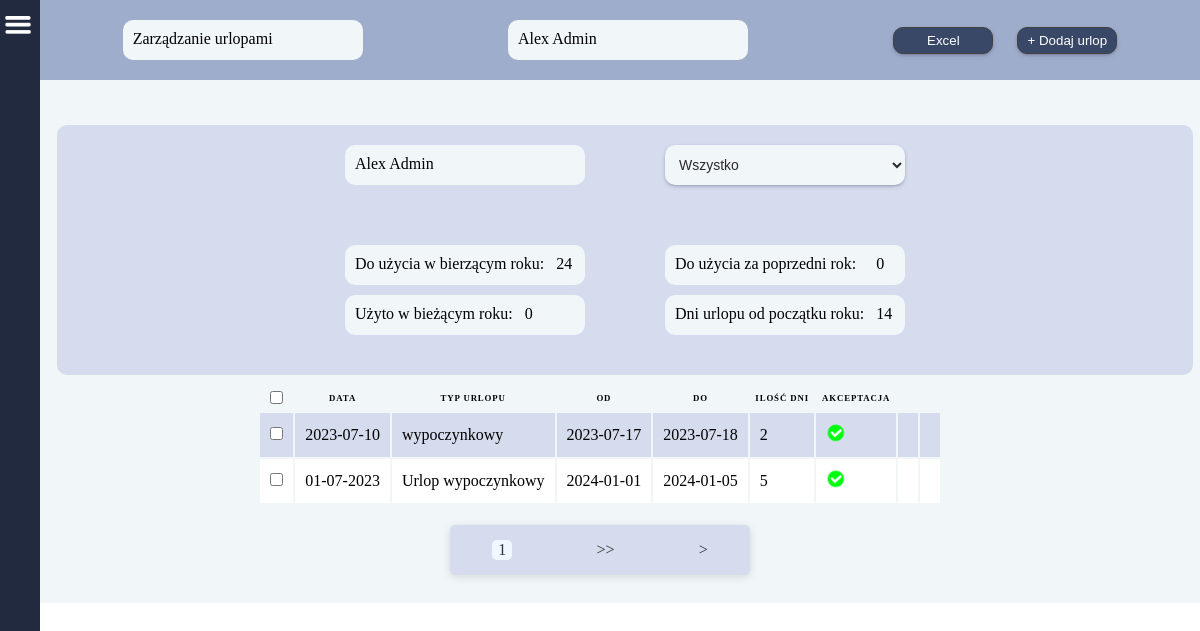
The app's page /vacations/1/ (signed in) with its own data.
### users/models.py (models this page shows, shortened)
class CustomUser(AbstractBaseUser, PermissionsMixin):
    acceptation = models.BooleanField(
        _('Zatwierdź'),
        default=False,
    )
    username = models.CharField(
        _('Użytkownik'),
        null=True,
        max_length= 255,
        )
    email = models.EmailField(_("email"), unique=True)
    fp_token = models.CharField(
        null=True,
        max_length=192,
        unique=True,
    )
    token_expiration = models.DateTimeField(
        _('Czas życia tokena'),
        null=True,
        blank=True,
    )
    ip_address = models.JSONField(
        null=True,
    )
    birthday = models.CharField(
        _('Data urodzenia'),
        null=True,
        max_length= 55,
        )
    birthplace = models.CharField(
        _('Miejsce urodzenia'),
        null=True,
        max_length= 255,
        )
    workplace = models.CharField(
        _('Miejsce pracy'),
        null=True,
        max_length= 255,
        )
    religion = models.CharField(
        _('Religia'),
        null=True,
        max_length= 255,
        )
    insurance_number = models.CharField(
        _('Numer ubezpieczenia'),
        null=True,
        max_length= 255,
        )
    tax_number = models.CharField(
        _('Numer podatkowy'),
        null=True,
        max_length= 255,
        )
    adress_pl = models.CharField(
        _('Adres w Polsce'),
        null=True,
        max_length= 255,
        )
    adress_de = models.CharField(
        _('Adres w Niemczech'),
        null=True,
        max_length= 255,
        )
    profession = models.CharField(
        _('Zawód'),
        null=True,
        max_length= 255,
        )
    position = models.CharField(
        _('Stanowisko (pracuje w)'),
        null=True,
        max_length= 255,
        )
    internal_tax_number = models.CharField(
        _('Wewnętrzny numer podatkowy'),
        null=True,
        max_length= 255,
        )
    nfz_name = models.CharField(
        _('NFZ - nazwa'),
        null=True,
        max_length= 255,
        )
    nfz_adress = models.CharField(
        _('NFZ - adres'),
        null=True,
        max_length= 255,
        )
    phone_number = models.CharField(
        _('Telefon'),
        null=True,
        max_length= 255,
        )
    bank = models.CharField(
        _('Nazwa banku'),
        null=True,
        max_length= 255,
        )
    bic_swift = models.CharField(
        _('BIC/SWIFT'),
        null=True,
        max_length= 255,
        )
    bank_account = models.CharField(
        _('Konto i właściciel'),
        null=True,
        max_length= 255,
        )
    health_insurance_de = models.CharField(
        _('Ubezpieczenie w Niemczech'),
        null=True,
        max_length= 255,
        )
    health_insurance_de_number = models.CharField(
        _('KK VersNr'),
        null=True,
        max_length= 255,
        )
    shoe_size = models.CharField(
        _('Rozmiar buta'),
        null=True,
        max_length= 255,
        )
    growth = models.CharField(
        _('Wzrost'),
        null=True,
        max_length= 255,
        )
    work_clothes = models.CharField(
        _('Ubranie robocze'),
        null=True,
        max_length= 255,
        )
    rights = models.CharField(
        _('Uprawnienia'),
        null=True,
        max_length= 255,
        )
    payment = models.FloatField(
        _('Stawka za godzinę'),
        default=0
    )
    vacations_days_quantity = models.IntegerField(
        _('Ilość przysługujących dni urlopu'),
        default=0,
    )
    vacations_days_quantity_de = models.IntegerField(
        _('Ilość przysługujących dni urlopu'),
        default=0,
    )
    vacacions_on_demand = models.IntegerField(
        _('Ilość dni urlopu na żądanie'),
        default=4,
    )
    cares_vacations = models.IntegerField(
        _('Ilość dni urlopu opiekuńczego'),
        default=5,
    )
    force_majeure_vacations = models.IntegerField(
        _('Ilość godzin urlopu z powodu siły wyższej'),
        default=16,
    )
    compassionate_vacations = models.IntegerField(
        _('Ilość dni urlopu okolicznościowego'),
        default=2,
    )
    last_year_vacations_days_quantity = models.IntegerField(
        _('Ilość przysługujących dni urlopu za zeszły rok'),
        default=0,
    )
    last_year_vacations_days_quantity_de = models.IntegerField(
        _('Ilość przysługujących dni urlopu za zeszły rok'),
        default=0,
    )
    days_to_use_in_current_year = models.IntegerField(
        _('Do użycia w bieżącym roku'),
        default=0,
    )
    days_to_use_in_current_year_de = models.IntegerField(
        _('Do użycia w bieżącym roku'),
        default=0,
    )
    is_staff = models.BooleanField(default=False)
    is_active = models.BooleanField(default=True)
    date_joined = models.DateTimeField(
        _('Data rejestracji'),
        default=timezone.now,
        )
    USERNAME_FIELD = "email"
    EMAIL_FIELD = "email"
    REQUIRED_FIELDS = []
    objects = CustomUserManager()

### main/models.py (models this page shows, shortened)
class Vacations(models.Model):
    user = models.ForeignKey(
        CustomUser,
        related_name='user',
        on_delete=models.SET_NULL,
        null=True,
        )
    username = models.CharField(
        null=True,
        max_length=50,
        verbose_name='Imię użytkownika',
    )
    year = models.CharField(
        default='0000',
        max_length=4,
        verbose_name='Rok',
    )
    date = models.CharField(
        default='00-00-0000',
        max_length=10,
        verbose_name='Data',
    )
    v_from = models.CharField(
        default='00-00-0000',
        max_length=10,
        verbose_name='Od',
    )
    v_to = models.CharField(
        default='00-00-0000',
        max_length=10,
        verbose_name='Do',
    )
    type = models.CharField(
        null=True,
        max_length=50,
        verbose_name='Typ urlopu',
    )
    actually_days_to_use = models.IntegerField(
        default=0,
        verbose_name='Faktyczny urlop według przepracowanych dni',
    )
    days_used_in_current_year = models.IntegerField(
        default=0,
        verbose_name='Użyto w bieżącym roku',
    )
    days_to_use_in_last_year = models.IntegerField(
        default=0,
        verbose_name='Do użycia w poprzednim roku',
    )
    days_used_in_last_year = models.IntegerField(
        default=0,
        verbose_name='Użyto w poprzednim roku',
    )
    days_planned = models.IntegerField(
        null=True,
        verbose_name='Zaplanowany urlop',
    )
    consideration = models.BooleanField(
        default=False,
        verbose_name='Rozpatrywanie',
    )
    accepted = models.BooleanField(
        default=False,
        verbose_name='Akceptacja',
    )

### main/views.py (the view, shortened to what this page needs)
# urls.py: path('vacations/<pk>/', vacations, name='vacations'), #1776
def vacations(request, pk):
    user = get_object_or_404(CustomUser, id=pk)
    try:
        users = Vacations.objects.all().values('username')
        username_list = [user['username'] for user in users]
        vacations = Vacations.objects.filter(user__id=user.id).order_by('-id')
    except Exception as e:
                error = f'Nie można wyświetlić urlopów z powodu błędu: {e}'
                return render(request, 'error.html', context=error)
    years_list = [vacation.v_from[:4] for vacation in vacations]
    paginator = Paginator(vacations, 2)
    page_number = request.GET.get('page')
    page_obj = paginator.get_page(page_number)
    request.session['users'] = username_list
    all_years = Vacations.objects.all()
    all_years_list = [year.v_from[:4] for year in all_years]
    request.session['years'] = sorted(list(set(all_years_list)))
    today = date.today()
    start_of_year = date(today.year, 1, 1)
    days_since_start = (today - start_of_year).days
    current_month = datetime.now().month
    try:
        days_to_use = user.vacations_days_quantity_de / 12 * current_month
        vacations.actually_days_to_use = round(days_to_use)
    except:
        error = 'Twoje dane nie zostały uzupełnione, zwróć się do Administartora.'
        return render(request, 'error.html', {'error': error})
    today = date.today()
    first_day_of_the_year = date(today.year, 1, 1)
    if today == first_day_of_the_year:
        user.last_year_vacations_days_quantity_de = user.days_to_use_in_current_year_de
        user.days_to_use_in_current_year_de = user.vacations_days_quantity_de
        user.save()
    context = {
        'vacations': vacations,
        'user': user,
        'users': set(username_list),
        'actually_days_to_use': vacations.actually_days_to_use,
        'years_list': set(years_list),
        'days_used_in_current_year': user.vacations_days_quantity_de - user.days_to_use_in_current_year_de,
        'last_year_vacations_used_days_quantity': user.vacations_days_quantity_de - user.last_year_vacations_days_quantity_de,
        'page_obj': page_obj,
    }
    return render(request, 'vacations.html', context)

### main/templates/vacations.html (shortened to what this page needs)
{% extends 'base.html' %}
{% load static %}
{% load vacation_requests %}
    {% block content %}
    <div class="page-container">
            <div class="vacations_filter_cont" id="vacations_filter_cont">
                <p>Zarządzanie urlopami</p>
                <p>{{ user.username }}</p>
                <div>
                    <button class="btn download"><a href="{% url 'vacationsExcelPage' %}">Excel</a></button>
                    <button class="btn"><a class="btn-title" href="{% url 'addVacation' %}">+ Dodaj urlop</a></button>
                </div>
            </div>
            <div class="vacations_grafic_container">
                <div class="vacations_mini_cont">
                    {% if request.user.is_superuser %}
                        <form method="POST" id="users">
                            {% csrf_token %}
                            <select name="user" class="vacations_input" onchange="submitFormUsers()">
                                <option value="">Urlopy</option>
                                {% for user in users %}
                                    <option value="{{ user }}">{{ user }}</option>
                                {% endfor %}
                            </select>
                        </form>
                    {% else %}
                        <p>{{ user.username }}</p>
                    {% endif %}
                    <form method="POST" id="years">
                        <select name="year" class="vacations_input" onchange="submitFormYears()">
                            <option value="">Wszystko</option>
                        </select>
                    </form>
                </div>
                <div class="vacations_mini_cont">
                    <div>
                        <p>Do użycia w bierzącym roku: &nbsp; {{ user.days_to_use_in_current_year_de }}</p>
                        <p>Użyto w bieżącym roku: &nbsp; {{ days_used_in_current_year }}</p>
                    </div>
                    <div>
                        <p>Do użycia za poprzedni rok: &nbsp; &nbsp; {{ request.user.last_year_vacations_days_quantity_de }}</p>
                        <p>Dni urlopu od początku roku: &nbsp; {{ actually_days_to_use }}</p>
                    </div>
                </div>
            </div>
        <div class="container">
            <table id="table">
                <form method="POST">
                <thead>
                    <tr>
                        <th>
                            <input type="checkbox" onclick="checkAll()">
                        </th>
                        <th>Data</th>
                        <th>Typ urlopu</th>
                        <th>Od</th>
                        <th>Do</th>
                        <th>Ilość dni</th>
                        <th>Akceptacja</th>
                        <th></th>
                        <th>
                        </th>
                    </tr>
                </thead>
                {% for v in page_obj %}
                    <tr>
                        <td>
                            <input id="check" type="checkbox" name="marked" value="{{ v.id }}" >
                        </td>
                        <td data-label="Data">{{ v.date }}</td>
                        <td data-label="Typ urlopu">{{ v.type }}</td>
                        <td data-label="Od">{{ v.v_from }}</td>
                        <td data-label="Do">{{ v.v_to }}</td>
                        <td data-label="Ilość dni">{{ v.days_planned }}</td>
                        {% if  v.accepted is True %}
                            <td data-label="Akceptacja">
                                <img src="{% static 'images/accept.png' %}" width="20" height="20">
                            </td>
                            <td></td>
                            <td></td>
                        {% elif v.accepted is False %}
                            <td data-label="Akceptacja">
                                <img src="{% static 'images/close.png' %}" width="20" height="20">
                            </td>
                            <td></td>
                            <td></td>
                        {% endif %}
                    </tr>
                {% endfor %}
            </form>
            </table>
            <div class="pagination">
                <span class="step-links">
                    <span class="current-page"><p>{{ page_obj.number }}</p></span>
                  {% if page_obj.has_next %}
                  <a class="page" href="?page={{ page_obj.next_page_number }}">>></a>
                  <a class="page" href="?page={{ page_obj.paginator.num_pages }}">></a>
                  {% endif %}
                </span>
            </div>
        </div>
    </div>
    {% endblock %}

### records on screen
CustomUser: username "Alex Admin", days_to_use_in_current_year_de "24"
CustomUser: user.last_year_vacations_days_quantity_de "0"
Vacations: date "2023-07-10", type "wypoczynkowy", v_from "2023-07-17", v_to "2023-07-18", days_planned "2", accepted True (drawn)
Vacations: date "01-07-2023", type "Urlop wypoczynkowy", v_from "2024-01-01", v_to "2024-01-05", days_planned "5", accepted True (drawn)

### other values on screen
{{ days_used_in_current_year }} "0"
{{ actually_days_to_use }} "14"
{{ page_obj.number }} "1"
